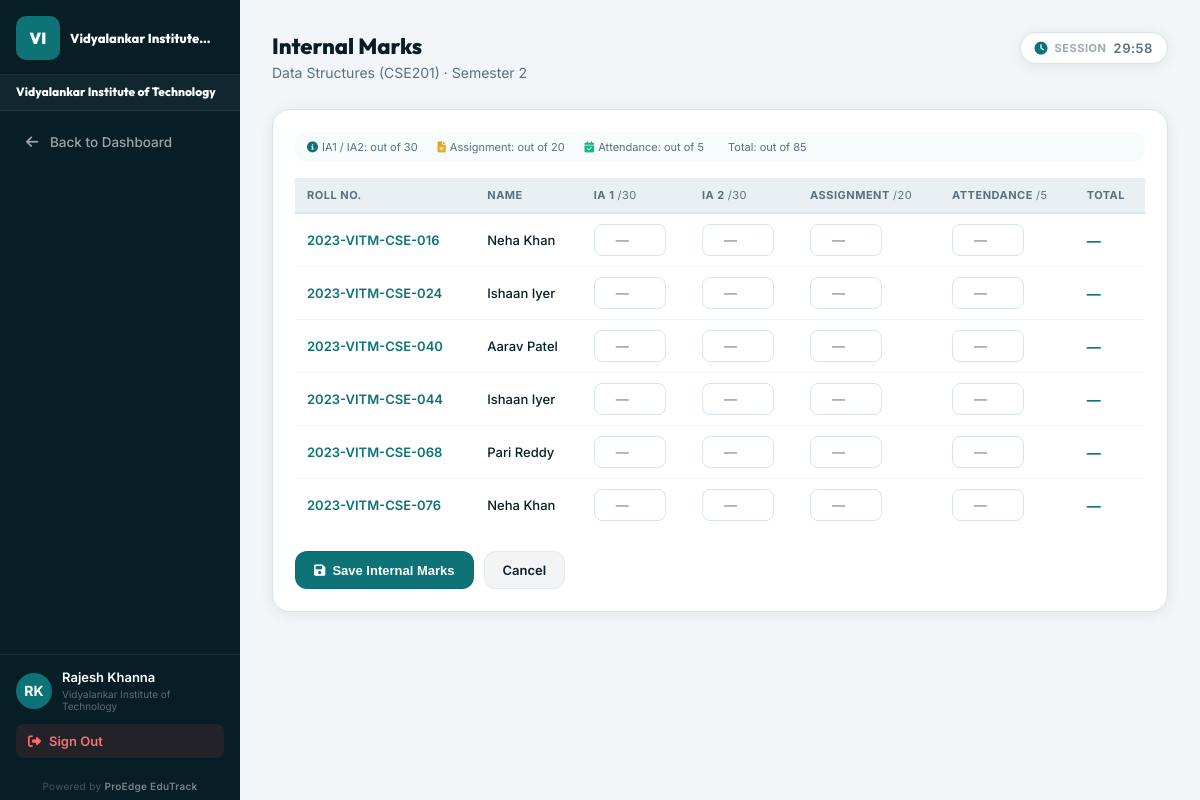
Before: /dashboard/faculty/internal-marks/357/ (signed in) with the older database file.
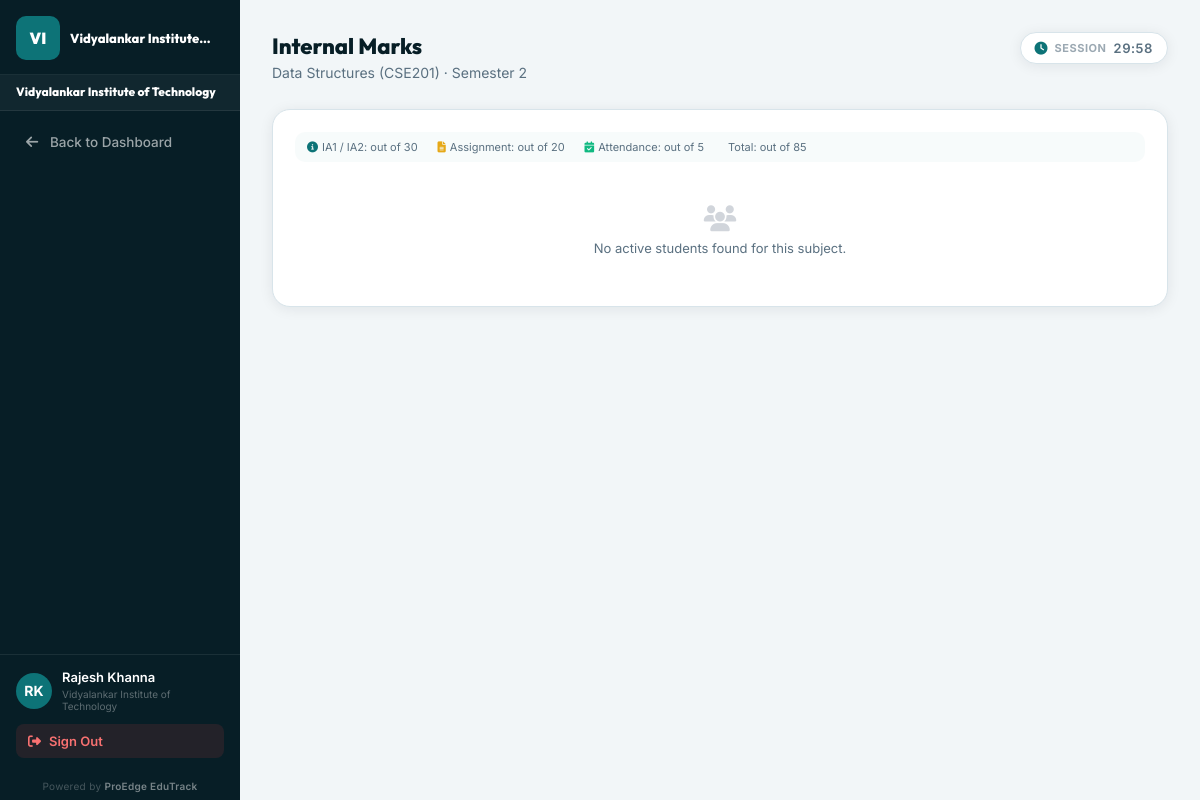
After: the same page with the newer database file.
### students/models.py (models this page shows, shortened)
class Student(models.Model):
    user = models.OneToOneField(User, on_delete=models.CASCADE)
    roll_number = models.CharField(max_length=50, unique=True)
    department = models.ForeignKey(Department, on_delete=models.CASCADE)
    admission_year = models.IntegerField()
    current_semester = models.IntegerField()
    section = models.CharField(max_length=10, blank=True, default='')
    STATUS_CHOICES = (
        ('ACTIVE', 'Active'),
        ('GRADUATED', 'Graduated'),
        ('DROPPED', 'Dropped'),
    )
    status = models.CharField(max_length=20, choices=STATUS_CHOICES, default='ACTIVE')
    created_at = models.DateTimeField(auto_now_add=True)
    is_deleted = models.BooleanField(default=False)

### students/views/_legacy.py (the view, shortened to what this page needs)
# urls.py: path('dashboard/faculty/internal-marks/<int:subject_id>/', views.faculty_internal_marks, name='faculty_internal_marks'),
@login_required
def faculty_internal_marks(request, subject_id):
    faculty = get_object_or_404(Faculty, user=request.user)
    get_object_or_404(FacultySubject, faculty=faculty, subject_id=subject_id)
    subject = get_object_or_404(Subject, pk=subject_id)
    students = Student.objects.filter(
        department=subject.department,
        current_semester=subject.semester,
        status='ACTIVE', is_deleted=False,
    ).select_related('user').order_by('roll_number')
    existing = {im.student_id: im for im in InternalMark.objects.filter(subject=subject, student__in=students)}
    rows = [{'student': s, 'im': existing.get(s.id)} for s in students]
    return render(request, 'faculty/internal_marks.html', {'subject': subject, 'rows': rows})

### students/context_processors.py (called while the page is built)
def college_branding(request):
    if not request.user.is_authenticated or request.user.is_superuser:
        return {}
    try:
        role = UserRole.objects.select_related('college').get(user=request.user)
        college = role.college
    except UserRole.DoesNotExist:
        return {}
    if not college:
        return {'college': None, 'branding': None}
    branding, _ = CollegeBranding.objects.get_or_create(college=college)
    return {'college': college, 'branding': branding}

### templates/faculty/internal_marks.html (shortened to what this page needs)
{% extends 'dashboards/base_dashboard.html' %}
{% block page_title %}Internal Marks{% endblock %}
{% block page_sub %}{{ subject.name }} ({{ subject.code }}) · Semester {{ subject.semester }}{% endblock %}
{% block sidebar_links %}
<a href="{% url 'faculty_dashboard' %}" class="sb-link"><i class="fas fa-arrow-left"></i> Back to Dashboard</a>
{% endblock %}
{% block dashboard_content %}
<div class="d-card">
  <div class="hint-row">
    <span><i class="fas fa-info-circle" style="color:var(--teal)"></i> IA1 / IA2: out of 30</span>
    <span><i class="fas fa-file-alt" style="color:var(--gold)"></i> Assignment: out of 20</span>
    <span><i class="fas fa-calendar-check" style="color:var(--green)"></i> Attendance: out of 5</span>
    <span> Total: out of 85</span>
  </div>
  {% if rows %}
  <form method="POST">
    <div class="table-scroll">
      <table class="im-table">
        <thead>
          <tr>
            <th>Roll No.</th>
            <th>Name</th>
            <th>IA 1 <span style="font-weight:400">/30</span></th>
            <th>IA 2 <span style="font-weight:400">/30</span></th>
            <th>Assignment <span style="font-weight:400">/20</span></th>
            <th>Attendance <span style="font-weight:400">/5</span></th>
            <th>Total</th>
          </tr>
        </thead>
        <tbody>
          {% for row in rows %}
          <tr>
            <td style="font-weight:600;color:var(--teal)">{{ row.student.roll_number }}</td>
            <td style="font-weight:500;color:var(--deep)">{{ row.student.user.get_full_name|default:row.student.user.username }}</td>
            <td><input type="number" name="ia1_{{ row.student.id }}" class="im-input" min="0" max="30" step="0.5" placeholder="—" value="" oninput="calcTotal({{ row.student.id }})"/></td>
            <td><input type="number" name="ia2_{{ row.student.id }}" class="im-input" min="0" max="30" step="0.5" placeholder="—" value="" oninput="calcTotal({{ row.student.id }})"/></td>
            <td><input type="number" name="assignment_{{ row.student.id }}" class="im-input" min="0" max="20" step="0.5" placeholder="—" value="" oninput="calcTotal({{ row.student.id }})"/></td>
            <td><input type="number" name="attendance_{{ row.student.id }}" class="im-input" min="0" max="5" step="0.5" placeholder="—" value="" oninput="calcTotal({{ row.student.id }})"/></td>
            <td class="total-cell" id="total_{{ row.student.id }}">{% if row.im %}{{ row.im.total|floatformat:1 }}{% else %}—{% endif %}</td>
          </tr>
          {% endfor %}
        </tbody>
      </table>
    </div>
    <div style="margin-top:20px;display:flex;gap:10px">
      <button type="submit" class="qa-btn qa-teal"><i class="fas fa-save"></i> Save Internal Marks</button>
      <a href="{% url 'faculty_dashboard' %}" class="qa-btn" style="background:#f3f4f6;color:var(--text)">Cancel</a>
    </div>
  </form>
  {% else %}
  <div class="empty"><i class="fas fa-users"></i>No active students found for this subject.</div>
  {% endif %}
</div>
{% endblock %}

Changed rows visible on the page:
no longer on this page (row edited): Student: student.roll_number "2023-VITM-CSE-016", student.user.get_full_name "Neha Khan"
no longer on this page (row edited): Student: student.roll_number "2023-VITM-CSE-024", student.user.get_full_name "Ishaan Iyer"
no longer on this page (row edited): Student: student.roll_number "2023-VITM-CSE-040", student.user.get_full_name "Aarav Patel"
no longer on this page (row edited): Student: student.roll_number "2023-VITM-CSE-044", student.user.get_full_name "Ishaan Iyer"
no longer on this page (row edited): Student: student.roll_number "2023-VITM-CSE-068", student.user.get_full_name "Pari Reddy"
no longer on this page (row edited): Student: student.roll_number "2023-VITM-CSE-076", student.user.get_full_name "Neha Khan"
Other visible differences:
text no longer shown: "ROLL NO. NAME IA 1 /30 IA 2 /30 ASSIGNMENT /20 ATTENDANCE /5 TOTAL Save Internal Marks Cancel"
text now shown: "No active students found for this subject."
